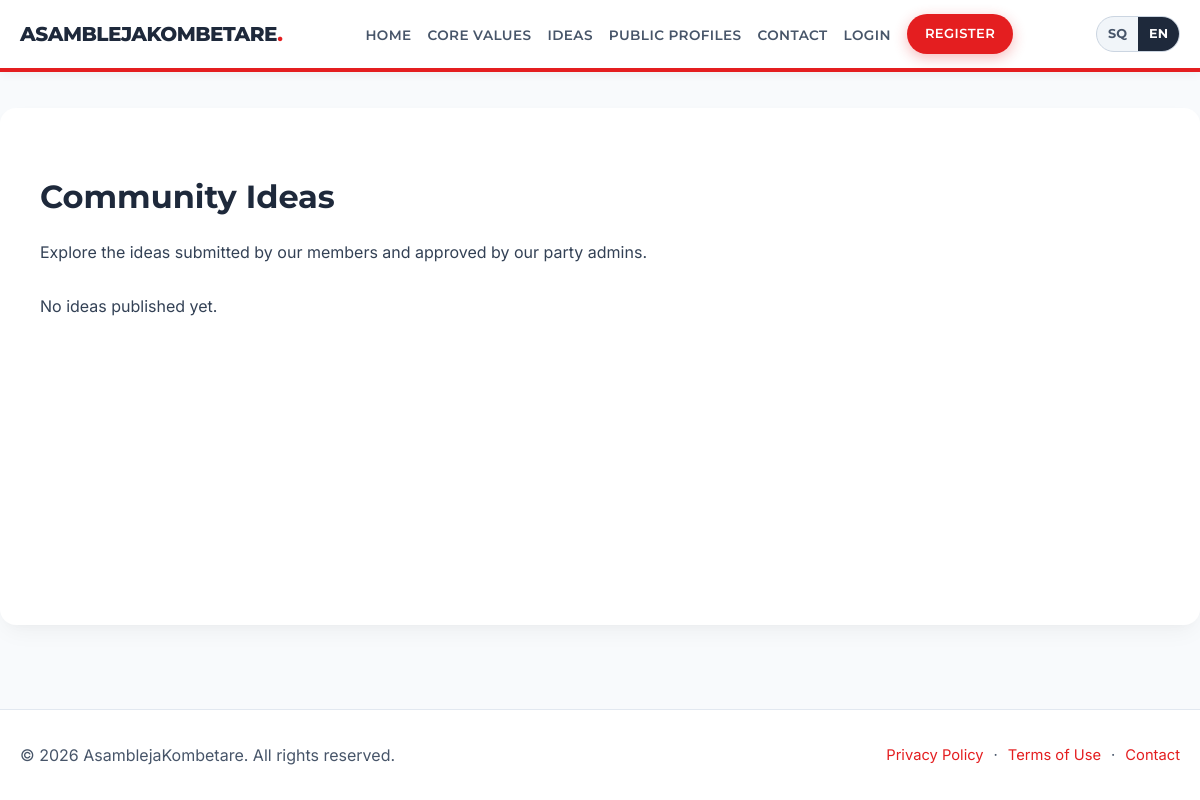
/ideas.php?lang=en, run on an earlier commit of the app's database.
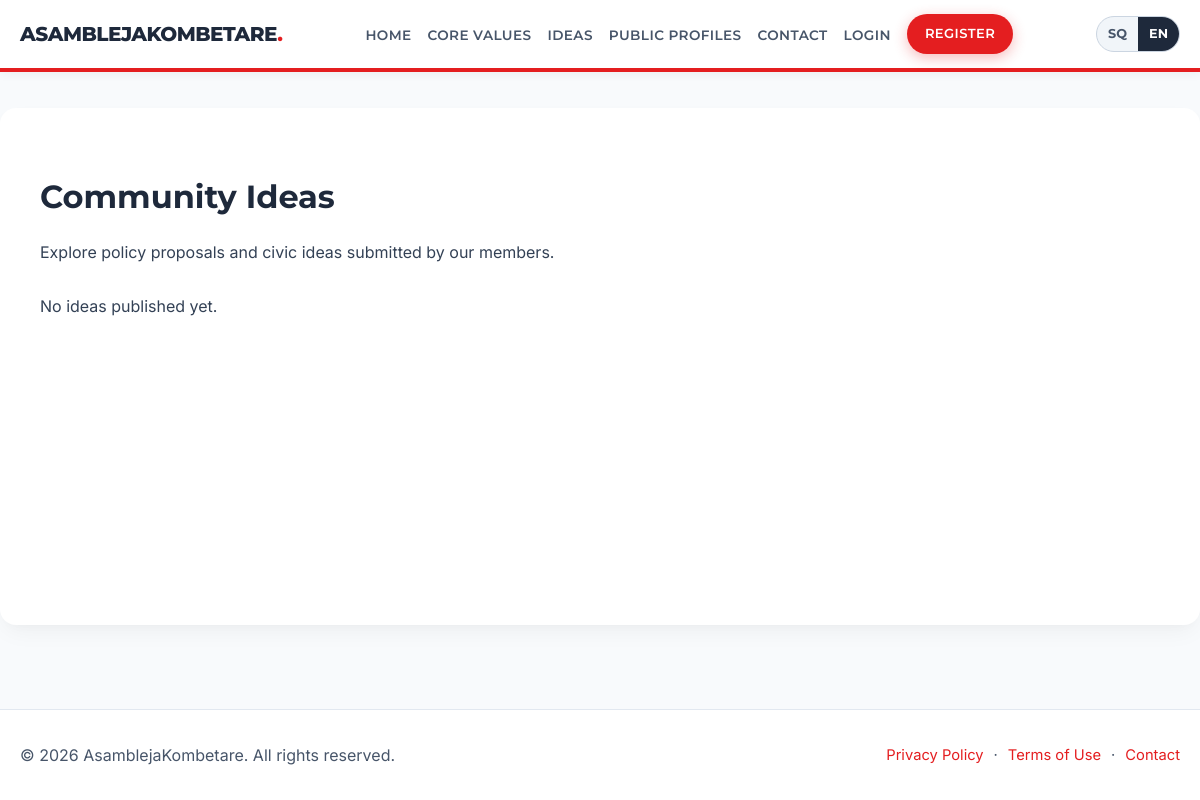
And on a later commit of the database.
### tables this page shows
CREATE TABLE IF NOT EXISTS `settings` (
  `id` int(11) NOT NULL AUTO_INCREMENT,
  `schema_version` int(11) NOT NULL DEFAULT 2,
  `site_title` varchar(255) NOT NULL DEFAULT 'AsamblejaKombetare',
  `site_description` text,
  `site_description_sq` text,
  `home_banner_text` varchar(255) DEFAULT 'Building Our National Future Together',
  `home_banner_text_sq` varchar(255) DEFAULT 'Ndërtojmë të Ardhmen Tonë Kombëtare Së Bashku',
  `join_us_btn` varchar(255) DEFAULT 'Join Us Now',
  `join_us_btn_sq` varchar(255) DEFAULT 'Bashkohuni Tani',
  `home_core_values_title` varchar(255) DEFAULT 'Our Core Values',
  `home_core_values_title_sq` varchar(255) DEFAULT 'Vlerat Tona Themelore',
  `home_core_values_text` text,
  `home_core_values_text_sq` text,
  `view_values_btn` varchar(255) DEFAULT 'View Core Values',
  `view_values_btn_sq` varchar(255) DEFAULT 'Shiko Vlerat Themelore',
  `home_latest_ideas_title` varchar(255) DEFAULT 'Latest Community Ideas',
  `home_latest_ideas_title_sq` varchar(255) DEFAULT 'Idetë e Fundit të Komunitetit',
  `view_ideas_btn` varchar(255) DEFAULT 'View All Ideas',
  `view_ideas_btn_sq` varchar(255) DEFAULT 'Shiko të Gjitha Idetë',
  `values_page_title` varchar(255) DEFAULT 'Our Core Values',
  `values_page_title_sq` varchar(255) DEFAULT 'Vlerat Tona Themelore',
  `values_page_text` text,
  `values_page_text_sq` text,
  `ideas_page_title` varchar(255) DEFAULT 'Community Ideas',
  `ideas_page_title_sq` varchar(255) DEFAULT 'Idetë e Komunitetit',
  `ideas_page_text` text,
  `ideas_page_text_sq` text,
  `submit_idea_btn` varchar(255) DEFAULT 'Submit an Idea',
  `submit_idea_btn_sq` varchar(255) DEFAULT 'Dërgo një Ide',
  `contact_page_title` varchar(255) DEFAULT 'Contact Us',
  `contact_page_title_sq` varchar(255) DEFAULT 'Na Kontaktoni',
  `contact_page_text` text,
  `contact_page_text_sq` text,
  `register_page_title` varchar(255) DEFAULT 'Register',
  `register_page_title_sq` varchar(255) DEFAULT 'Regjistrohu',
  `login_page_title` varchar(255) DEFAULT 'Login',
  `login_page_title_sq` varchar(255) DEFAULT 'Hyrje',
  `footer_text` varchar(255) DEFAULT 'All rights reserved.',
  `footer_text_sq` varchar(255) DEFAULT 'Të gjitha të drejtat e rezervuara.',
  `email_verification_subject` varchar(255) DEFAULT 'Verify your email for {site_title}',
  `email_verification_subject_sq` varchar(255) DEFAULT 'Verifikoni email-in tuaj për {site_title}',
  `email_verification_message` text,
  `email_verification_message_sq` text,
  `menu_home` varchar(255) DEFAULT 'Home',
  `menu_home_sq` varchar(255) DEFAULT 'Ballina',
  `menu_values` varchar(255) DEFAULT 'Core Values',
  `menu_values_sq` varchar(255) DEFAULT 'Vlerat Themelore',
  `menu_ideas` varchar(255) DEFAULT 'Ideas',
  `menu_ideas_sq` varchar(255) DEFAULT 'Idetë',
  `menu_profiles` varchar(255) DEFAULT 'Public Profiles',
  `menu_profiles_sq` varchar(255) DEFAULT 'Profilet Publike',
  `menu_contact` varchar(255) DEFAULT 'Contact',
  `menu_contact_sq` varchar(255) DEFAULT 'Kontakt',
  `menu_profile` varchar(255) DEFAULT 'Profile',
  `menu_profile_sq` varchar(255) DEFAULT 'Profili',
  `menu_admin` varchar(255) DEFAULT 'Admin Panel',
  `menu_admin_sq` varchar(255) DEFAULT 'Administrimi',
  `menu_logout` varchar(255) DEFAULT 'Logout',
  `menu_logout_sq` varchar(255) DEFAULT 'Dil',
  `menu_login` varchar(255) DEFAULT 'Login',
  `menu_login_sq` varchar(255) DEFAULT 'Hyr',
  `menu_register` varchar(255) DEFAULT 'Register',
  `menu_register_sq` varchar(255) DEFAULT 'Regjistrohu',
  PRIMARY KEY (`id`)
);

### ideas.php (the view, shortened to what the changed rows need)
<?php
require_once __DIR__ . '/includes/db.php';
$per_page = 10;
$page = max(1, (int)($_GET['page'] ?? 1));
$ideas = [];
if ($pdo instanceof PDO) {
    $offset = ($page - 1) * $per_page;
    $stmt = $pdo->prepare("
        SELECT i.title, i.description, u.username, i.created_at
        FROM ideas i
        JOIN users u ON i.user_id = u.id
        WHERE i.status = 'approved'
        ORDER BY i.created_at DESC
        LIMIT ? OFFSET ?
    ");
    $stmt->bindValue(1, $per_page, PDO::PARAM_INT);
    $stmt->bindValue(2, $offset, PDO::PARAM_INT);
    $stmt->execute();
    $ideas = $stmt->fetchAll();
}
?>
<!DOCTYPE html>
<html lang="<?= htmlspecialchars(current_lang(), ENT_QUOTES, 'UTF-8') ?>">
<head>
    <?php include __DIR__ . '/includes/head.php'; ?>
</head>
<body>
    <?php include __DIR__ . '/includes/header.php'; ?>
    <main id="main-content" class="container main-content">
        <div class="flex-header">
            <h1><?= htmlspecialchars($t_ideas_page_title, ENT_QUOTES, 'UTF-8') ?></h1>
        </div>
        <div class="rich-text-content"><?= sanitize_rich_html($t_ideas_page_text) ?></div>
        <div class="ideas-list">
            <?php if (empty($ideas)): ?>
                <p><?= htmlspecialchars(__('no_ideas_yet'), ENT_QUOTES, 'UTF-8') ?></p>
            <?php endif; ?>
        </div>
    </main>
    <?php include __DIR__ . '/includes/footer.php'; ?>
</body>
</html>

### includes/header.php (shortened to what the changed rows need)
<header class="main-header">
    <div class="container header-container">
        <div class="logo">
            <a href="index.php"><span class="logo-text"><?= htmlspecialchars($t_site_title ?? 'AsamblejaKombetare', ENT_QUOTES, 'UTF-8') ?></span></a>
        </div>
        <nav id="primary-navigation" class="main-nav" aria-label="Primary">
            <ul>
                <li><a href="index.php"><?= htmlspecialchars($t_menu_home, ENT_QUOTES, 'UTF-8') ?></a></li>
                <li><a href="core_values.php"><?= htmlspecialchars($t_menu_values, ENT_QUOTES, 'UTF-8') ?></a></li>
                <li><a href="ideas.php"><?= htmlspecialchars($t_menu_ideas, ENT_QUOTES, 'UTF-8') ?></a></li>
                <li><a href="public_profiles.php"><?= htmlspecialchars($t_menu_profiles, ENT_QUOTES, 'UTF-8') ?></a></li>
                <li><a href="contact.php"><?= htmlspecialchars($t_menu_contact, ENT_QUOTES, 'UTF-8') ?></a></li>
                <?php if (!empty($_SESSION['user_id'])): ?>
                    <li><a href="profile.php"><?= htmlspecialchars($t_menu_profile, ENT_QUOTES, 'UTF-8') ?></a></li>
                    <?php if (($_SESSION['role'] ?? '') === 'admin'): ?>
                        <li><a href="admin/index.php"><?= htmlspecialchars($t_menu_admin, ENT_QUOTES, 'UTF-8') ?></a></li>
                    <?php endif; ?>
                    <li>
                        <form method="POST" action="logout.php" class="inline-logout-form">
                            <?= csrf_field() ?>
                            <button type="submit" class="btn-logout-link">
                                <?= htmlspecialchars($t_menu_logout, ENT_QUOTES, 'UTF-8') ?> (<?= htmlspecialchars((string)($_SESSION['username'] ?? ''), ENT_QUOTES, 'UTF-8') ?>)
                            </button>
                        </form>
                    </li>
                <?php else: ?>
                    <li><a href="login.php"><?= htmlspecialchars($t_menu_login, ENT_QUOTES, 'UTF-8') ?></a></li>
                    <li><a href="register.php" class="btn btn-nav-cta"><?= htmlspecialchars($t_menu_register, ENT_QUOTES, 'UTF-8') ?></a></li>
                <?php endif; ?>
            </ul>
        </nav>
    </div>
</header>

### includes/footer.php
<?php
$footer_prefix = $asset_prefix ?? ((strpos(str_replace('\\', '/', (string)($_SERVER['SCRIPT_NAME'] ?? '')), '/admin/') !== false) ? '../' : '');
?>
<footer class="main-footer">
    <div class="container footer-inner">
        <p>&copy; <?= date('Y') ?> <?= htmlspecialchars($t_site_title ?? 'AsamblejaKombetare', ENT_QUOTES, 'UTF-8') ?>. <?= htmlspecialchars($t_footer_text ?? __('All rights reserved.'), ENT_QUOTES, 'UTF-8') ?></p>
        <nav class="footer-links" aria-label="Legal">
            <a href="<?= htmlspecialchars($footer_prefix, ENT_QUOTES, 'UTF-8') ?>privacy.php"><?= htmlspecialchars(__('privacy_policy'), ENT_QUOTES, 'UTF-8') ?></a>
            <span aria-hidden="true">&middot;</span>
            <a href="<?= htmlspecialchars($footer_prefix, ENT_QUOTES, 'UTF-8') ?>terms.php"><?= htmlspecialchars(__('terms_of_use'), ENT_QUOTES, 'UTF-8') ?></a>
            <span aria-hidden="true">&middot;</span>
            <a href="<?= htmlspecialchars($footer_prefix, ENT_QUOTES, 'UTF-8') ?>contact.php"><?= htmlspecialchars($t_menu_contact ?? 'Contact', ENT_QUOTES, 'UTF-8') ?></a>
        </nav>
    </div>
</footer>

What changed in the data, as far as the page shows it:
changed settings "Community Ideas": site_title (not shown) → "ASAMBLEJAKOMBETARE"; ideas_page_text "Explore the ideas submitted by our members and approved by our party admins." → "Explore policy proposals and civic ideas submitted by our members."; site_title (not shown) → "AsamblejaKombetare"
Also different on the page:
$t_site_title: "ASAMBLEJAKOMBETARE" → (not shown)
$t_site_title: "AsamblejaKombetare" → (not shown)
